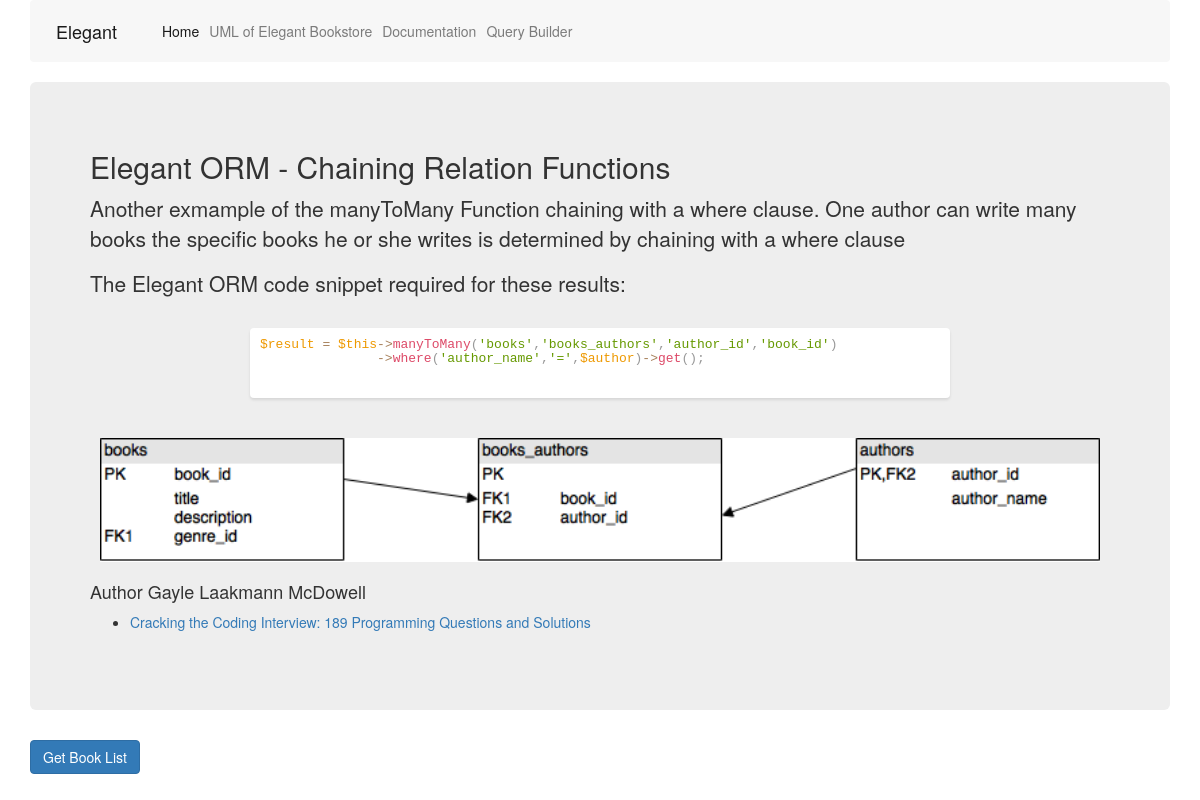
/index.php?author=Gayle Laakmann McDowell, run on the app's committed database.
### tables this page shows
CREATE TABLE `books_authors` (
  `book_id` int(9) NOT NULL,
  `author_id` int(9) NOT NULL
);

CREATE TABLE `authors` (
  `author_id` int(9) NOT NULL,
  `author_name` varchar(256) NOT NULL
);

CREATE TABLE `books` (
  `book_id` int(11) NOT NULL,
  `title` varchar(250) NOT NULL,
  `description` text NOT NULL,
  `genre_id` int(9) DEFAULT NULL
);

### index.php (called while the page is built)
<?php
include_once("controller/Controller.php");
$SUPER_CONTROLLER = new Controller();
$SUPER_CONTROLLER->invoke();
?>

### model/Author.php (called while the page is built, shortened)
<?php
include_once("Elegant/Model.php");
class Author extends Model {
	public function __construct()
	{
			$this->table_name = 'authors';
	}
	public function getBooksByAuthor($author)
	{
		 return $result = $this->manyToMany('books','books_authors','author_id','book_id')->where('author_name','=',$author)->get();
	}
}
?>

### Elegant/Database.php (called while the page is built, shortened)
<?php
class Database {
	private $host       ;
	private $user       ;
	private $password   ;
	private $database   ;
	private $connection = null;
	private $stmt = null;
	function __construct()
	{
		$this->host     = DB_HOST;
		$this->user     = DB_USER;
		$this->password = DB_PASS;
		$this->database = DB_NAME;
		$conn = $this->connectDB();
		$this->connection = $conn;
	}
	private function connectDB() {
		 $dsn = 'mysql:host=' . $this->host . ';dbname=' . $this->database. ';charset=utf8';
		$options = array(
		PDO::ATTR_PERSISTENT => false,
		PDO::ATTR_ERRMODE => PDO::ERRMODE_EXCEPTION
		);
        try{
            $this->connection = new PDO($dsn, $this->user, $this->password, $options);
        }
        catch(PDOException $e){
            $this->error = $e->getMessage();
        }
		return $this->connection;
	}
	public function query($query){
		if($this->connection!=null)
    	$this->stmt = $this->connection->prepare($query);
		else
		 return;
	}
	public function execute(){
		if($this->stmt!=null)
		return $this->stmt->execute();
		else
		 return;
	}
	public function resultset(){
		$this->execute();
		return $this->stmt->fetchAll(PDO::FETCH_ASSOC);
	}
	public function rowCount(){
		return $this->stmt->rowCount();
	}
}
?>

### Elegant/Model.php (called while the page is built, shortened)
<?php
include_once("Database.php");
include_once("QueryBuilder.php");
class Model extends Database
{
    private $queryBuilder = NULL;
    public $table_name = NULL;
    function __construct()
    {
        $this->queryBuilder = new QueryBuilder($this->table_name);
    }
    public function where ($col_name, $arg2, $arg3 )
    {
        $this->queryBuilder->where($col_name, $arg2, $arg3);
        return $this;
    }
	public function manyToMany($table_name,$junction_table,$this_primary_key,$primary_key)
    {
        $this->checkTableExist($table_name);
        $this->checkTableExist($junction_table);
        $this->queryBuilder->manyToMany($table_name,$junction_table,$this_primary_key,$primary_key);
        return $this;
    }
    public function get($cols = NULL)
    {
        $this->checkTableExist();
        $q = $this->queryBuilder->get($cols);
        $this->query($q);
        return $this->resultset();
    }
    private function checkTableExist ($table_name = NULL)
    {
        $tableExists = $this->checkTableExistHelper($table_name);
    }
    private function checkTableExistHelper ($table_name)
    {
        if ($table_name == NULL)
        {
            $this->query("SHOW TABLES LIKE '".$this->table_name."'");
        }
        else
        {
            $this->query("SHOW TABLES LIKE '".$table_name."'");
        }
        $result = $this->execute();
        return $this->rowCount($result) > 0;
    }
}
?>

### Elegant/QueryBuilder.php (called while the page is built, shortened)
<?php
class QueryBuilder
{
    private $hasWhereClause;
    private $isManyToMany;
    private $isOneToOne;
    private $isOneToMany;
    private $query;
    private $table_name;
    function __construct ($models_table_name)
    {
        $this->table_name = $models_table_name;
    }
    public function where ( $col_name, $arg2, $arg3 )
    {
        if ( ! $this->hasWhereClause )
        {
            if ($this->query == '')
            {
                $this->query =" WHERE ".$col_name.$arg2."'".$arg3."'";
            }
            else
            {
                $this->query .=" WHERE ".$col_name.$arg2."'".$arg3."'";
            }
        }
        else
        {
             $this->query .=" AND ".$col_name.$arg2."'".$arg3."'";
        }
        $this->hasWhereClause = TRUE;
        return $this;
    }
	public function manyToMany ( $table_name, $junction_table, $this_primary_key, $primary_key)
    {
        $this->isManyToMany = TRUE;
        if($this->query == '')
        {
            $this->query = $this->table_name." JOIN ".$junction_table." ON (".$this->table_name.".".$this_primary_key."=".$junction_table.".".$this_primary_key.") JOIN ". $table_name." ON (".$junction_table.".".$primary_key."=".$table_name.".".$primary_key.")";
        }
        else
        {
             $this->query .= " JOIN ".$junction_table." ON (".$this->table_name.".".$this_primary_key."=".$junction_table.".".$this_primary_key.") JOIN ". $table_name." ON (".$junction_table.".".$primary_key."=".$table_name.".".$primary_key.")";
        }
        return $this;
    }
    public function get ($cols = NULL)
    {
        $final_query = 'SELECT ';
        if ($cols == null)
        {
            if ($this->isOneToOne || $this->isOneToMany || $this->isManyToMany)
            {
                $final_query .= "* FROM ";
            }
            else
            {
                $final_query .= "* FROM ".$this->table_name;
            }
        }
        if ($this->query !== '')
        {
            $final_query .= $this->query;
            return $final_query;
        }
        else
        {
            $this->resetProperties();
            return $final_query;
        }
    }
    private function resetProperties()
    {
        $this->hasWhereClause = FALSE;
        $this->isManyToMany   = FALSE;
        $this->isOneToOne     = FALSE;
        $this->isOneToMany    = FALSE;
        $this->query          = '';
    }
}
?>

### view/pages/authorsbooks.php (the view, shortened to what this page needs)
<div class="jumbotron">
<h2> Elegant ORM - Chaining Relation Functions</h2>
<p> Another exmample of the manyToMany Function chaining with a where clause.  One author can write many books  the specific books he or she writes is determined by chaining with a where clause</p>
<p> The Elegant ORM code snippet required for these results: </p>
<div style="height: 5em; margin-bottom:10px;" class="code-window animate fade-in">
<div style="height: 5em;" class="code-editor CodeFlask"><div style="height: 5em;" class="CodeFlask__textarea"></div>
<pre class="CodeFlask__pre  language-php"><code class="CodeFlask__code  language-php"><span class="token variable">$result</span> <span class="token operator">=</span> <span class="token variable">$this</span><span class="token operator">-</span><span class="token operator">&gt;</span><span class="token function">manyToMany</span><span class="token punctuation">(</span><span class="token string">'books'</span><span class="token punctuation">,</span><span class="token string">'books_authors'</span><span class="token punctuation">,</span><span class="token string">'author_id'</span><span class="token punctuation">,</span><span class="token string">'book_id'</span><span class="token punctuation">)</span>
	       <span class="token operator">-</span><span class="token operator">&gt;</span><span class="token function">where</span><span class="token punctuation">(</span><span class="token string">'author_name'</span><span class="token punctuation">,</span><span class="token string">'='</span><span class="token punctuation">,</span><span class="token variable">$author</span><span class="token punctuation">)</span><span class="token operator">-</span><span class="token operator">&gt;</span><span class="token function">get</span><span class="token punctuation">(</span><span class="token punctuation">)</span><span class="token punctuation">;</span>
</code></pre>
</div>
</div>
<img class="relationsImage" src="assets/images/ManyToMany.png"></img>
<?php
	echo '<h4> Author '. $books_by_author[0]['author_name']. '</h4>';
?>
	<ul>
<?php
	foreach ($books_by_author as $book_by_author )
	{
?>
		<li> <?php echo '<a href="index.php?book='.$book_by_author['title'].'">'.$book_by_author['title'].'</a>'; ?> </li>
<?php
	}
?>
	</ul>
	<br>
</div>

### assets/css/codeflaskstyle.css (style rules this page uses)
@media only screen and (min-width: 740px) { .container, .container-full { width: 720px; } }
@media only screen and (min-width: 980px) { .container, .container-full { width: 960px; } }
@media only screen and (min-width: 1140px) { .container, .container-full { width: 1120px; } }
.code-window { max-width: 700px; height: 380px; border-radius: 4px; background: #fff; margin: 3rem auto -5rem; box-shadow: 0 2px 3px rgba(0, 0, 0, 0.1); overflow: hidden; }
.code-window .code-editor { position: relative; height: 340px; color: #444; }
.animate { -webkit-animation-duration: 1s; animation-duration: 1s; -webkit-animation-fill-mode: both; animation-fill-mode: both; }
.fade-in { -webkit-animation-name: fadeIn; animation-name: fadeIn; }

### assets/css/codeflask.css (style rules this page uses)
.CodeFlask { position:relative; overflow:hidden; }
.CodeFlask__textarea, .CodeFlask__pre { box-sizing:border-box; position:absolute; top:0; left:0; width:100%; padding:1rem; border:none; font-family: monospace; font-size:13px; background:transparent; white-space:pre-wrap; line-height:1.5em; word-wrap: break-word; }
.CodeFlask__textarea { border:none; background:transparent; outline:none; resize:none; opacity:0.4; margin:0; z-index:1; height:100%; }
.CodeFlask__pre { z-index:2; overflow-y:auto; margin:0; }
.CodeFlask__code { font-size:inherit; font-family:inherit; color:inherit; display:block; }

### assets/css/prism.css (style rules this page uses)
code, pre, textarea { line-height:1.4rem !important; }
.token.punctuation { color: #999; }
.token.selector, .token.attr-name, .token.string, .token.char, .token.builtin, .token.inserted { color: #690; }
.token.operator, .token.entity, .token.url, .language-css .token.string, .style .token.string { color: #a67f59; }
.token.function { color: #DD4A68; }
.token.regex, .token.important, .token.variable { color: #e90; }

### assets/css/style.css (style rules this page uses)
.relationsImage { width:100%; padding:10px; }

### data on the page
books_authors: author.author_name "Gayle Laakmann McDowell", book.title "Cracking the Coding Interview: 189 Programming Questions and Solutions"
